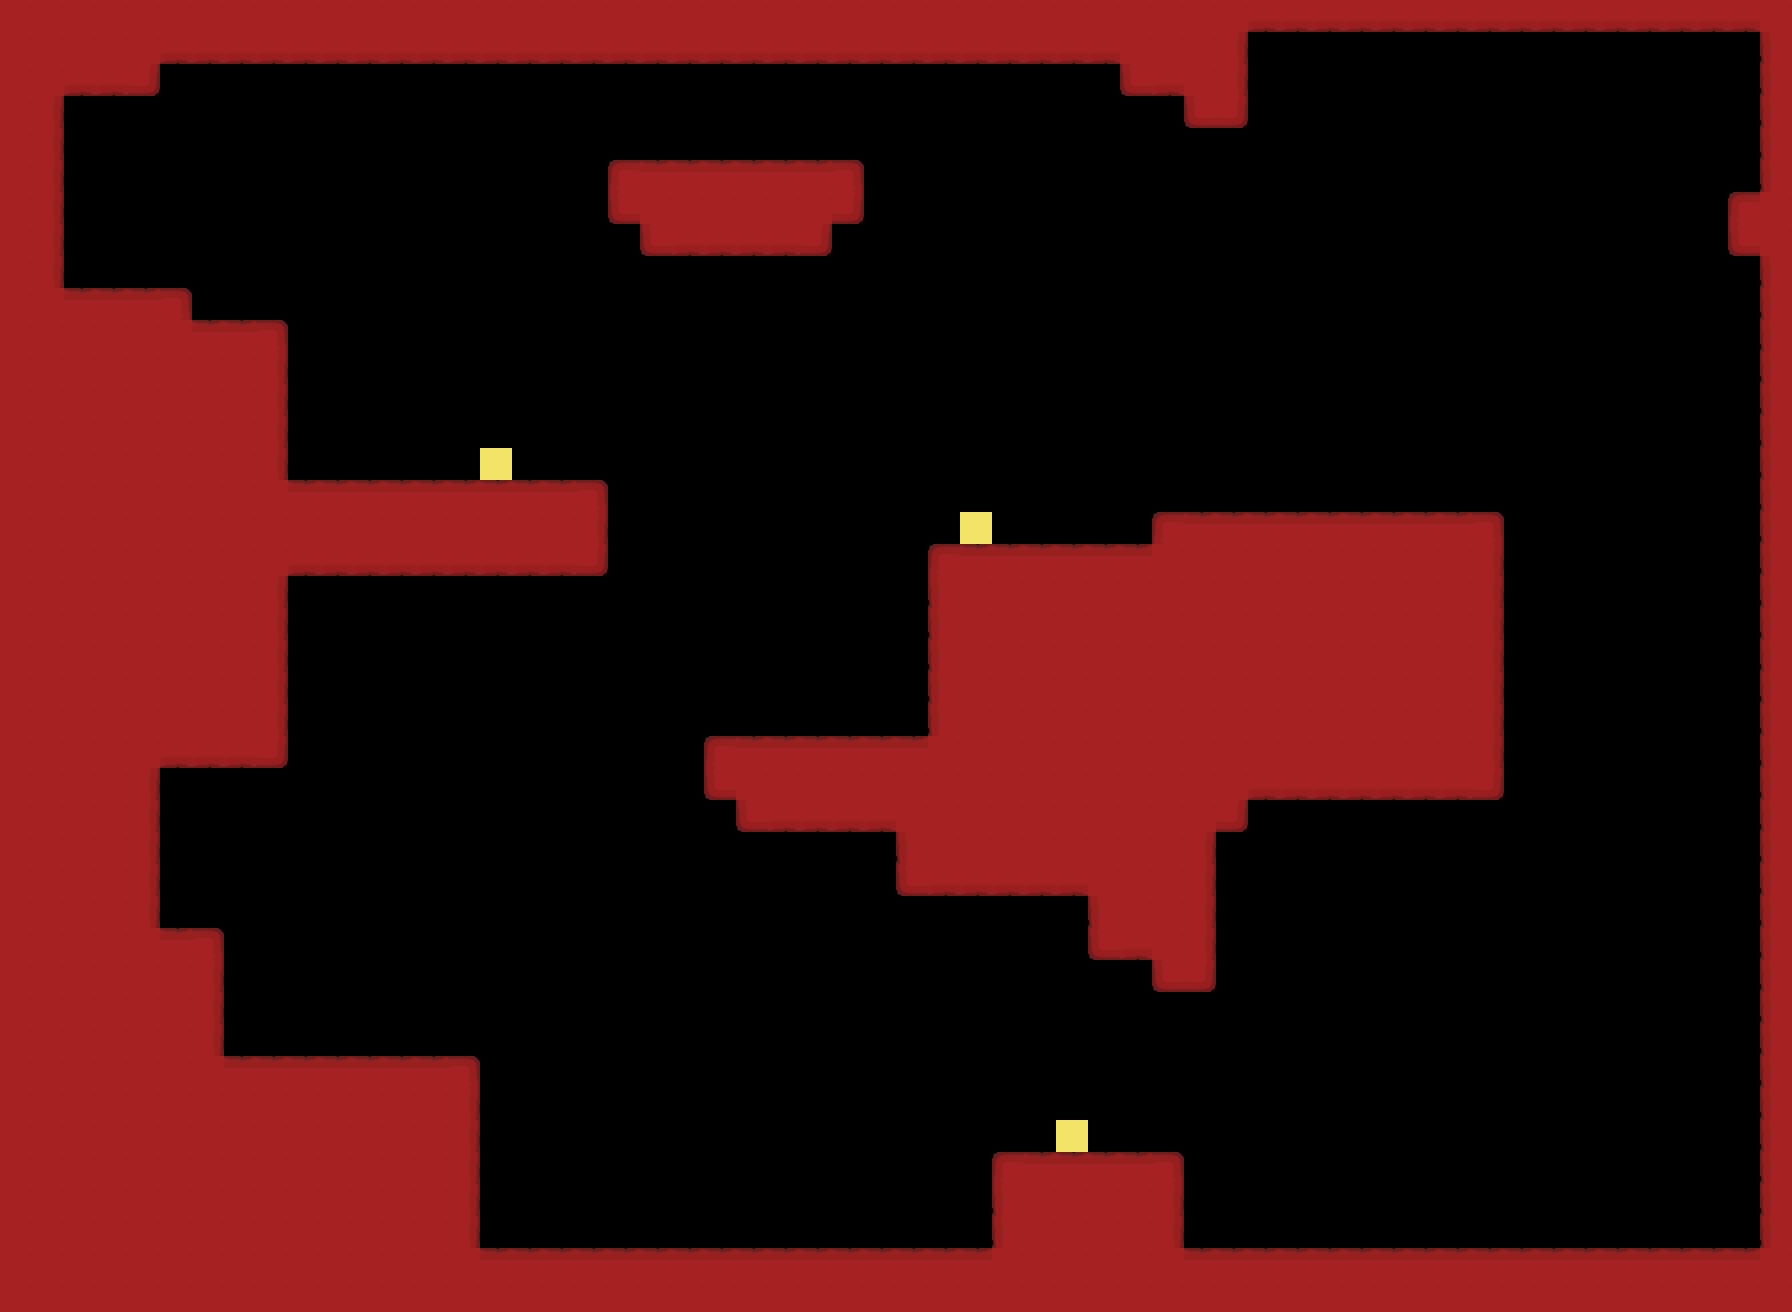

Below is a game level as drawn by its tile map, then a one-line description and the .tmx that defines it (tile-layer data replaced by summaries):
An orthogonal 56x41 tile map with 32x32 px tiles, 1 tile layer (Tile Layer 1).

<map version="1.0" orientation="orthogonal" width="56" height="41" tilewidth="32" tileheight="32">
 <tileset firstgid="1" name="tileset32" tilewidth="32" tileheight="32">
  <image source="tileset32.png" width="128" height="128" />
  <tile id="0">
   <properties>
    <property name="tags" value="tilemap" />
   </properties>
  </tile>
  <tile id="1">
   <properties>
    <property name="tags" value="tilemap" />
   </properties>
  </tile>
  <tile id="2">
   <properties>
    <property name="tags" value="tilemap" />
   </properties>
  </tile>
  <tile id="3">
   <properties>
    <property name="tags" value="tilemap" />
   </properties>
  </tile>
  <tile id="4">
   <properties>
    <property name="tags" value="tilemap" />
   </properties>
  </tile>
  <tile id="5">
   <properties>
    <property name="tags" value="tilemap" />
   </properties>
  </tile>
  <tile id="6">
   <properties>
    <property name="tags" value="tilemap" />
   </properties>
  </tile>
  <tile id="7">
   <properties>
    <property name="tags" value="tilemap" />
   </properties>
  </tile>
  <tile id="8">
   <properties>
    <property name="tags" value="tilemap" />
   </properties>
  </tile>
  <tile id="9">
   <properties>
    <property name="tags" value="tilemap" />
   </properties>
  </tile>
  <tile id="10">
   <properties>
    <property name="tags" value="tilemap" />
   </properties>
  </tile>
  <tile id="11">
   <properties>
    <property name="tags" value="tilemap" />
   </properties>
  </tile>
 </tileset>
 <layer name="Tile Layer 1" width="56" height="41">
  <data>[2296 cells, 833 non-empty, 10 distinct tile ids]</data>
 </layer>
</map>